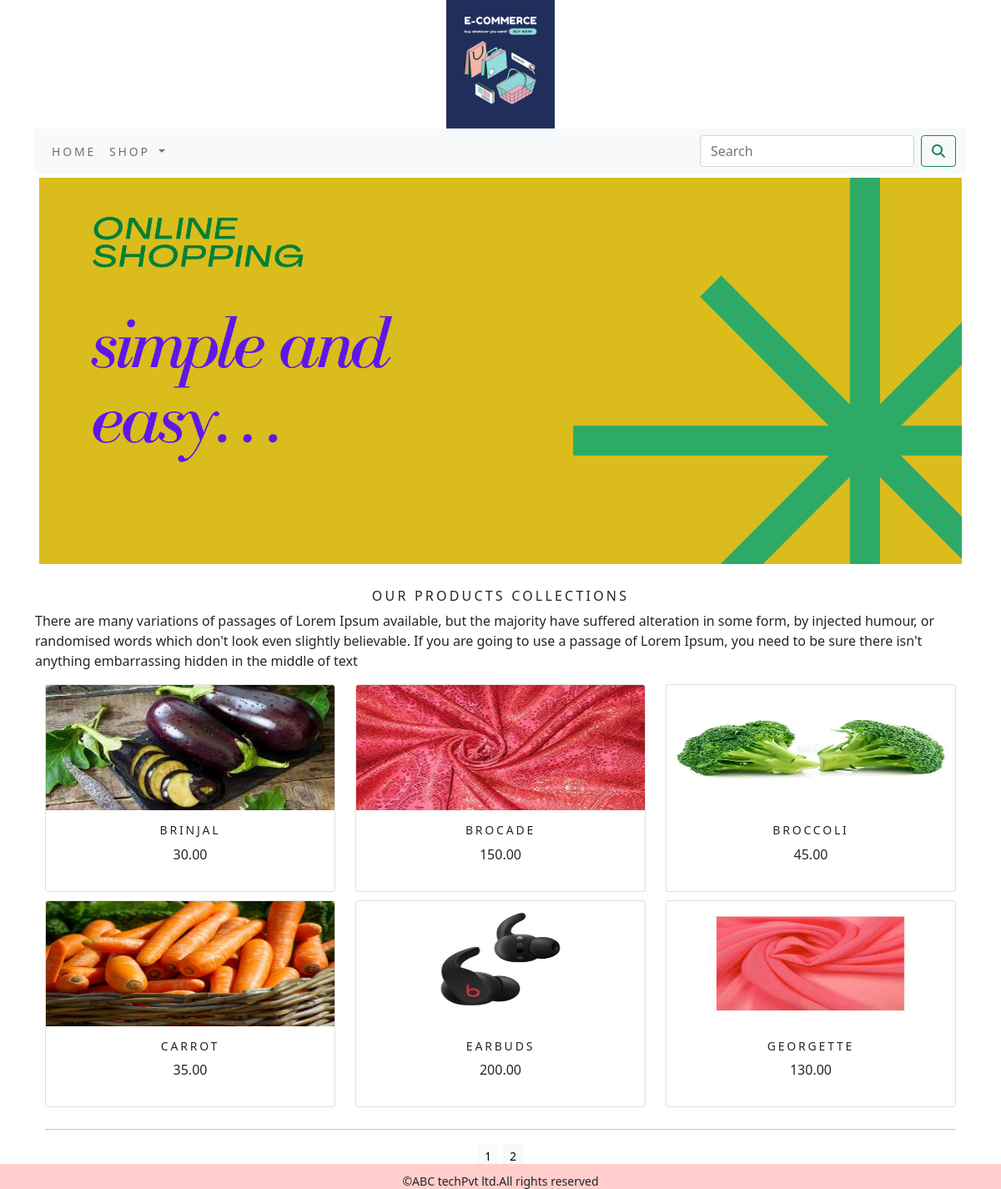
The app's page /shop/ with its own data.
### shop/models.py (models this page shows, shortened)
class Product(models.Model):
    name = models.CharField(max_length=250, unique=True)
    slug = models.SlugField(max_length=250, unique=True)
    description = models.TextField(blank=True)
    price = models.DecimalField(max_digits=10, decimal_places=2)
    category = models.ForeignKey(Category, on_delete=models.CASCADE)
    image = models.ImageField(upload_to='product', blank=True)
    stock = models.IntegerField()
    available = models.BooleanField(default=True)
    created = models.DateTimeField(auto_now_add=True)
    updated = models.DateTimeField(auto_now=True)
    def get_url(self):
        return reverse('shop:prodCatdetail', args=[self.category.slug, self.slug])
    class Meta:
        ordering = ('name',)
        verbose_name = 'product'
        verbose_name_plural = 'products'

### shop/views.py (the view)
# urls.py: path('',views.allProductCat,name='allProductCat'),
def allProductCat(request, c_slug=None):
    c_page = None
    products_list = None
    if c_slug != None:
        c_page = get_object_or_404(Category, slug=c_slug)
        products_list = Product.objects.all().filter(category=c_page, available=True)
    else:
        products_list = Product.objects.all().filter(available=True)
    paginator=Paginator(products_list,6)
    try:
        page=int(request.GET.get('page','1'))
    except:
        page=1
    try:
        products=paginator.page(page)
    except (EmptyPage,InvalidPage):
        products=paginator.page(Paginator.num_pages)
    return render(request, "category.html", {'category': c_page, 'products': products})

### cart/context_processors.py (called while the page is built)
def counter(request):
    item_count=0
    if 'admin' in request.path:
        return {}
    else:
        try:
            cart=Cart.objects.filter(cart_id=_cart_id(request))
            cart_items=CartItem.objects.all().filter(cart=cart[:1])
            for cart_item in cart_items:
                item_count += cart_item.quantity
        except Cart.DoesNotExist:
            item_count=0
    return dict(item_count=item_count)

### cart/views.py (called while the page is built)
def _cart_id(request):
    cart = request.session.session_key
    if not cart:
        cart = request.session.create()
    return cart

### shop/context_processors.py (called while the page is built)
def menu_links(request):
    links=Category.objects.all()
    return dict(links=links)

### shop/models.py (called while the page is built)
    def get_url(self):
        return reverse('shop:products_by_category', args=[self.slug])

### templates/category.html (shortened to what this page needs)
{% extends 'base.html' %}
{% load static %}
{% block content %}
<div class="mx_auto">
    {% if category %}
    <img class="my_image" src="{{category.image.url}}" alt="{{category.name}}">
</div>
<br>
<div>
    <h1 class="text-center my_title">{{category.name}}</h1>
    <p class="text-justify">{{category.description}}</p>
</div>
    {% else %}
    <div>
        <img class="my_image  my_image_padding"  src="{% static 'img/banner.png' %}" alt="Our Products" width="1250px";>
    </div>
    <br>
<div>
    <h1 class="text-center my_title">Our products Collections</h1>
    <p class="text-justify">There are many variations of passages of Lorem Ipsum available, but the majority have suffered alteration in some form, by injected humour, or randomised words which don't look even slightly believable. If you are going to use a passage of Lorem Ipsum, you need to be sure there isn't anything embarrassing hidden in the middle of text</p>
</div>
    {% endif %}
<div class="container">
    <div class="row mx_auto">
        {% for product in products.object_list %}
        <div class="my_bottom_margin col-9 col-sm-12 col-md-4 xol-lg-4">
            <div class="card text-center" style="min-width:18em;">
                <a href="{{product.get_url}}"><img class="card-img-top my_image_p" src="{{product.image.url}}" alt="{{product.name}}"></a>
                <div class="card-body">
                    <h4>{{product.name}}</h4>
                    <p>{{product.price}}</p>
                </div>
            </div>
        </div>
        {% endfor %}
    </div>
    <div class="mx-auto">
        {% if products.paginator.num_pages > 1 %}
    <hr>
        <div class="text-center">
            {% for pg in products.paginator.page_range %}
            <a href="?page={{pg}}" class="btn btn-light btn-sm {% if products.number == pg %}active{% endif %}">{{pg}}</a>
            {% endfor %}
        </div>
        {% endif %}
    </div>
    <br>
</div>
{% endblock %}

### templates/base.html (shortened to what this page needs)
{% load static %}
<!DOCTYPE html>
<html lang="en">
<head>
    <link rel="stylesheet" href="{% static 'css/custom.css' %}" >
    <link href="{% static 'css/bootstrap.min.css' %}" rel="stylesheet" >
</head>
<body>
<div class="container">
  <div>
   {% include 'header.html' %}
   {% include 'navbar.html' %}
    {% block content %}
    {% endblock %}
  </div>
   {% include 'footer.html' %}
  </div>
</body>
</html>

### templates/header.html
{% load static %}
<header>
    <center>
       <a href="{% url 'shop:allProductCat' %}" ><img src="{% static 'img/logo.png' %}" alt="logo image" width="130px";height="130px";></a>
    </center>
</header>

### templates/navbar.html (shortened to what this page needs)
<nav class="navbar navbar-expand-lg navbar-light bg-light">
  <div class="container-fluid">
    <div class="collapse navbar-collapse" id="navbarSupportedContent">
      <ul class="navbar-nav me-auto mb-2 mb-lg-0">
        <li class="nav-item">
          <a class="nav-link" href="#">Home</a>
        </li>
        <li class="nav-item dropdown {% if 'shop' in request.path %}active{% endif %}">
          <a class="nav-link dropdown-toggle" href="#" id="navbarDropdown" role="button" data-bs-toggle="dropdown" aria-expanded="false">
            Shop
          </a>
        </li>
      </ul>
      <form class="d-flex" action="{% url 'search_app:SearchResult' %}" method="get">
        <input class="form-control me-2" type="search" placeholder="Search"  name="q" aria-label="Search">
        <button class="btn btn-outline-success" type="submit"><i class="fa fa-search" ></i></button>
      </form>
    </div>
  </div>
</nav>

### templates/footer.html
<div class="footer navbar-fixed-bottom my_footer">
    <p class="text-center">&copy;ABC techPvt ltd.All rights reserved</p>
</div>

### static/css/custom.css (style rules this page uses)
body { font-family: 'Cormorant SC', serif; }
.nav-item { letter-spacing: .2em; font-size : 14px; text-transform: uppercase }
.my_footer { background-color: #FFCDCC ; height:30px; position:fixed; left:0; bottom:0; width:100%; }
.my_footer p { padding-top:10px; font-size:14px; }
.my_image { width:100%; height:auto; }
.my_image_p { width:200px; height:150px; }
.my_title { font-size:16px; text-transform:uppercase; letter-spacing:.2em; }
.my_image_padding { padding:5px; }
.my_bottom_margin { margin-bottom:10px; }
.card-body h4 { font-size:14px; text-transform:uppercase; letter-spacing:.2em; }

### records on screen
Product: image (picture), name "BRINJAL", price "30.00"
Product: image (picture), name "BROCADE", price "150.00"
Product: image (picture), name "BROCCOLI", price "45.00"
Product: image (picture), name "CARROT", price "35.00"
Product: image (picture), name "EARBUDS", price "200.00"
Product: image (picture), name "GEORGETTE", price "130.00"

### other values on screen
{{ pg }} "1" "2"
